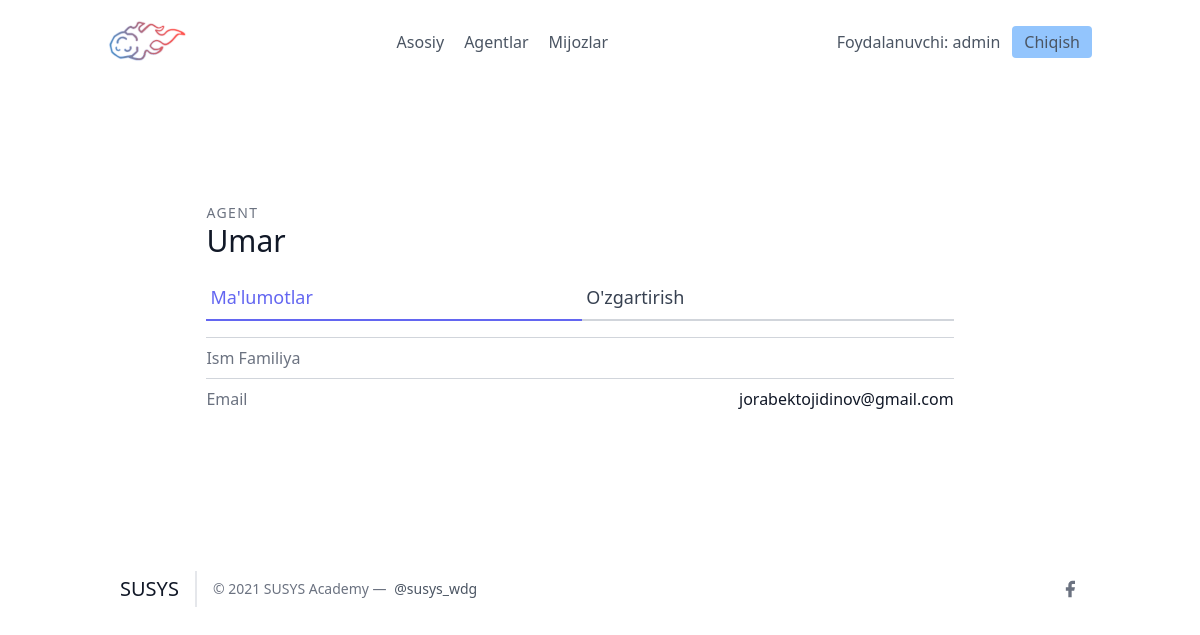
Page /agents/1/ (signed in) on the committed database.
### leads/models.py (models this page shows, shortened)
class User(AbstractUser):
    is_organisor = models.BooleanField(default=True)
    is_agent = models.BooleanField(default=False)

class Agent(models.Model):
    user = models.OneToOneField(User, on_delete=models.CASCADE)
    organisation = models.ForeignKey(UserProfile, on_delete=models.CASCADE)

### agents/views.py (the view)
# urls.py: path('<int:pk>/', AgentDetailView.as_view(), name='agent-detail'),
class AgentDetailView(OrganiserAndLoginRequiredMixin, generic.DetailView):
    template_name = "agents/agents_detail.html"
    context_object_name = "agent"
    def get_queryset(self):
        organisation = self.request.user.userprofile
        return Agent.objects.filter(organisation=organisation)

### agents/mixins.py (called while the page is built)
    def dispatch(self, request, *args, **kwargs):
        if not request.user.is_authenticated or not request.user.is_organisor:
            return redirect("login")
        return super().dispatch(request, *args, **kwargs)

### agents/templates/agents/agents_detail.html (shortened to what this page needs)
{% extends "base.html" %}
{% block content %}
<section class="text-gray-700 body-font overflow-hidden">
    <div class="container px-5 py-24 mx-auto">
      <div class="lg:w-4/5 mx-auto flex flex-wrap">
        <div class="w-full lg:pr-10 lg:py-6 mb-6 lg:mb-0">
            <h2 class="text-sm title-font text-gray-500 tracking-widest">AGENT</h2>
            <h1 class="text-gray-900 text-3xl title-font font-medium mb-4">{{ agent.user.username }}</h1>
            <div class="flex mb-4">
                <a href="{% url 'agents:agent-detail' agent.pk %}" class="flex-grow text-indigo-500 border-b-2 border-indigo-500 py-2 text-lg px-1">
                    Ma'lumotlar
                </a>
                <a href="{% url 'agents:agent-update' agent.pk %}" class="flex-grow border-b-2 border-gray-300 py-2 text-lg px-1">
                    O'zgartirish
                </a>
            </div>
            <div class="flex border-t border-gray-300 py-2">
                <span class="text-gray-500">Ism Familiya</span>
            </div>
            <div class="flex border-t border-gray-300 py-2">
                <span class="text-gray-500">Email</span>
                <span class="ml-auto text-gray-900">{{ agent.user.email }}</span>
            </div>
        </div>
      </div>
    </div>
  </section>
{% endblock content %}

### frontend/details/navbar.html
{% load static %}
<header class="text-gray-600 body-font">
  <div class="container mx-auto flex flex-wrap p-5 flex-col md:flex-row items-center">
    <a class="flex title-font font-medium items-center text-gray-900 mb-4 md:mb-0">
      <img src="{% static 'images/logo.png' %}" style="width: 80px;" alt="Logo">
    </a>
    <nav class="md:ml-auto md:mr-auto flex flex-wrap items-center text-base justify-center">
      <a href="/" class="mr-5 hover:text-gray-900">Asosiy</a>
    {% if not request.user.is_authenticated %}
      </nav>
        <button class="inline-flex items-center bg-blue-300 border-0 py-1 px-3 focus:outline-none hover:bg-blue-200 rounded text-base mt-4 md:mt-0" style="margin-right: 20px">
          <a  href="{% url 'signup' %}">Ro'yxatdan o'tish
          </a>
        </button>
      {% else %}
      {% if request.user.is_organisor %}
        <a href="/agents/" class="mr-5 hover:text-gray-900">Agentlar</a>
      {% endif %}
        <a href="/leads/" class="mr-5 hover:text-gray-900">Mijozlar</a>
      </nav>
    {% endif %}
    {% if request.user.is_authenticated %}
      Foydalanuvchi: {{ request.user.username }}
      <button class="ml-3 inline-flex items-center bg-blue-300 border-0 py-1 px-3 focus:outline-none hover:bg-blue-200 rounded text-base mt-4 md:mt-0">
        <a  href="{% url 'logout' %}">Chiqish
        </a>
      </button>
    {% else %}
    <button class="inline-flex items-center bg-blue-300 border-0 py-1 px-3 focus:outline-none hover:bg-blue-200 rounded text-base mt-4 md:mt-0">
      <a href="{% url 'login' %}">Kirish
    </a>
    </button>
    {% endif %}
  </div>
</header>

### rows in the picture
User: user.username "admin"
Agent: user.username "Umar", user.email "jorabektojidinov@gmail.com"
